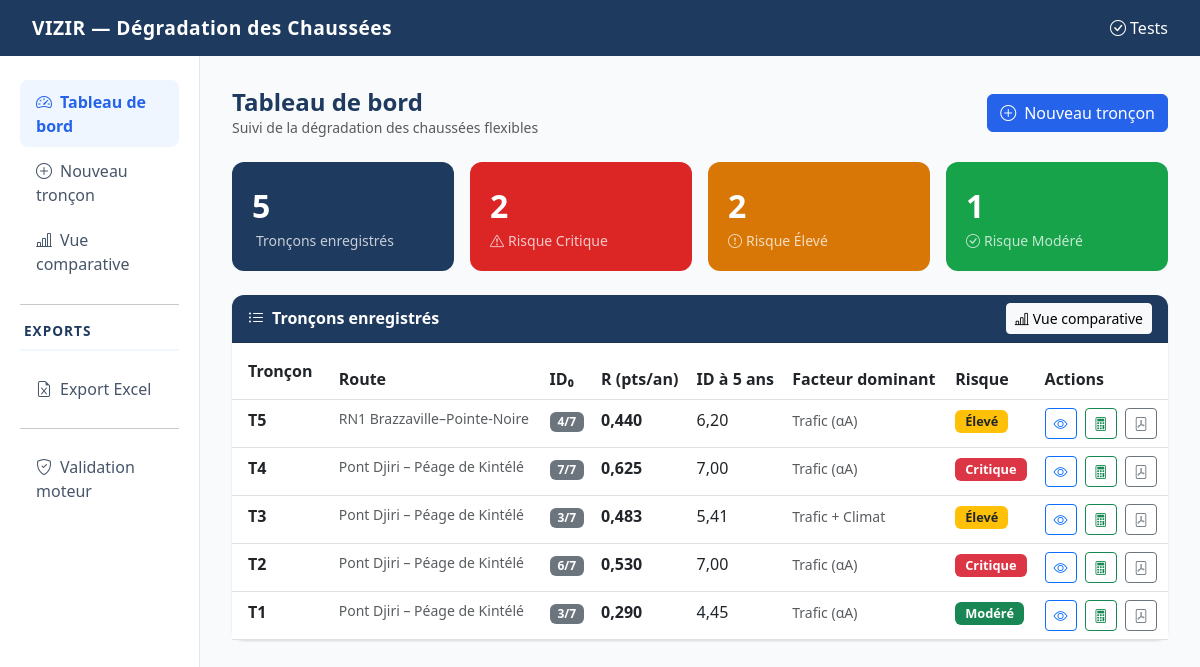
The page / on the database its author committed.
### troncons/models.py (models this page shows, shortened)
class Troncon(models.Model):
    nom = models.CharField(max_length=100, verbose_name="Identifiant du tronçon")
    route = models.CharField(max_length=200, verbose_name="Nom de la route", blank=True)
    pk_debut = models.CharField(max_length=50, verbose_name="PK début", blank=True)
    pk_fin = models.CharField(max_length=50, verbose_name="PK fin", blank=True)
    longueur_m = models.FloatField(verbose_name="Longueur (m)", null=True, blank=True)
    localisation = models.CharField(max_length=300, verbose_name="Localisation / pays", blank=True)
    date_creation = models.DateTimeField(default=timezone.now)
    class Meta:
        verbose_name = "Tronçon"
        verbose_name_plural = "Tronçons"
        ordering = ['-date_creation']
    def get_last_resultats(self):
        return self.resultats.order_by('-date_calcul').first()

class ResultatsSimulation(models.Model):
    troncon = models.ForeignKey(Troncon, on_delete=models.CASCADE, related_name='resultats')
    parametres = models.ForeignKey(
        ParametresTroncon, on_delete=models.CASCADE, related_name='resultats', null=True
    )
    date_calcul = models.DateTimeField(default=timezone.now)
    R = models.FloatField(verbose_name="Rythme de dégradation R (pts/an)")
    contrib_trafic = models.FloatField()
    contrib_climat = models.FloatField()
    contrib_materiau = models.FloatField()
    contrib_trafic_pct = models.FloatField(default=0)
    contrib_climat_pct = models.FloatField(default=0)
    contrib_materiau_pct = models.FloatField(default=0)
    facteur_dominant = models.CharField(max_length=50)
    niveau_risque = models.CharField(max_length=20)
    t_critique_ans = models.FloatField(verbose_name="Temps avant ID=7 (années)", null=True)
    projections_json = models.JSONField(default=dict, verbose_name="Projections ID(t)")
    recommandations = models.TextField()
    alpha_utilise = models.FloatField(default=0.40)
    beta_utilise = models.FloatField(default=0.35)
    gamma_utilise = models.FloatField(default=0.25)
    class Meta:
        verbose_name = "Résultats de simulation"
        verbose_name_plural = "Résultats de simulation"
        ordering = ['-date_calcul']
    def get_projections_display(self):
        return sorted(self.projections_json.items(), key=lambda x: float(x[0]))

class ParametresTroncon(models.Model):
    troncon = models.ForeignKey(Troncon, on_delete=models.CASCADE, related_name='parametres')
    date_inspection = models.DateField(verbose_name="Date de l'auscultation")
    id0_vizir = models.IntegerField(
        verbose_name="Indice VIZIR observé (Is = ID₀)",
        help_text="Entier de 0 à 7"
    )
    MODE_CHOICES = [('direct', 'Valeur directe'), ('detaille', 'Calcul détaillé')]
    mode_A = models.CharField(max_length=10, choices=MODE_CHOICES, default='direct', verbose_name="Mode saisie A")
    A = models.FloatField(verbose_name="Agressivité du trafic (A)", null=True, blank=True)
    N_PL = models.FloatField(verbose_name="Nombre cumulé de poids lourds (N_PL)", null=True, blank=True)
    CAM = models.FloatField(verbose_name="Coefficient d'agressivité moyen (CAM)", null=True, blank=True)
    Nref = models.FloatField(verbose_name="Nombre d'essieux de référence (Nref)", null=True, blank=True)
    mode_CL = models.CharField(max_length=10, choices=MODE_CHOICES, default='direct', verbose_name="Mode saisie CL")
    CL = models.FloatField(verbose_name="Coefficient climatique (CL)", null=True, blank=True)
    P = models.FloatField(verbose_name="Pluviométrie normalisée (P)", null=True, blank=True)
    T = models.FloatField(verbose_name="Température normalisée (T)", null=True, blank=True)
    H = models.FloatField(verbose_name="Humidité normalisée (H)", null=True, blank=True)
    w1 = models.FloatField(verbose_name="Poids w1 (pluviométrie)", null=True, blank=True, default=0.4)
    w2 = models.FloatField(verbose_name="Poids w2 (température)", null=True, blank=True, default=0.35)
    w3 = models.FloatField(verbose_name="Poids w3 (humidité)", null=True, blank=True, default=0.25)
    mode_M = models.CharField(max_length=10, choices=MODE_CHOICES, default='direct', verbose_name="Mode saisie M")
    M = models.FloatField(verbose_name="Paramètre matériau (M)", null=True, blank=True)
    CBR = models.FloatField(verbose_name="Indice CBR (%)", null=True, blank=True)
    eref = models.FloatField(verbose_name="Épaisseur de référence (cm)", null=True, blank=True)
    dc_deflexion = models.FloatField(
        verbose_name="Déflexion caractéristique dc (1/100 mm)",
        null=True, blank=True
    )
    degradations_observees = models.TextField(
        verbose_name="Types de dégradations observées",
        blank=True,
        help_text="Ex. faïençage, nid de poule, orniérage..."
    )
    class Meta:
        verbose_name = "Paramètres d'inspection"
        verbose_name_plural = "Paramètres d'inspection"
        ordering = ['-date_inspection']

### troncons/views.py (the view)
# urls.py: path('', views.dashboard, name='dashboard'),
def dashboard(request):
    troncons = Troncon.objects.prefetch_related('resultats').all()
    stats = {
        'total':    troncons.count(),
        'critique': sum(1 for t in troncons if t.get_last_resultats() and t.get_last_resultats().niveau_risque == 'Critique'),
        'eleve':    sum(1 for t in troncons if t.get_last_resultats() and t.get_last_resultats().niveau_risque == 'Élevé'),
        'modere':   sum(1 for t in troncons if t.get_last_resultats() and t.get_last_resultats().niveau_risque in ('Modéré', 'Modéré (stable)')),
    }
    return render(request, 'troncons/dashboard.html', {'troncons': troncons, 'stats': stats})

### troncons/templates/troncons/dashboard.html (shortened to what this page needs)
{% extends 'troncons/base.html' %}
{% block content %}
<div class="d-flex align-items-center justify-content-between mb-4">
    <div>
        <h4 class="mb-0 fw-bold" style="color: var(--primary)">Tableau de bord</h4>
        <p class="text-muted mb-0 small">Suivi de la dégradation des chaussées flexibles</p>
    </div>
    <a href="{% url 'troncon_create' %}" class="btn btn-primary">
        <i class="bi bi-plus-circle me-2"></i>Nouveau tronçon
    </a>
</div>
<div class="row g-3 mb-4">
    <div class="col-md-3">
        <div class="stat-card" style="background: var(--primary)">
            <div class="fw-bold fs-2">{{ stats.total }}</div>
            <div class="small opacity-75">Tronçons enregistrés</div>
        </div>
    </div>
    <div class="col-md-3">
        <div class="stat-card" style="background: var(--danger)">
            <div class="fw-bold fs-2">{{ stats.critique }}</div>
            <div class="small opacity-75"><i class="bi bi-exclamation-triangle me-1"></i>Risque Critique</div>
        </div>
    </div>
    <div class="col-md-3">
        <div class="stat-card" style="background: var(--warning)">
            <div class="fw-bold fs-2">{{ stats.eleve }}</div>
            <div class="small opacity-75"><i class="bi bi-exclamation-circle me-1"></i>Risque Élevé</div>
        </div>
    </div>
    <div class="col-md-3">
        <div class="stat-card" style="background: var(--success)">
            <div class="fw-bold fs-2">{{ stats.modere }}</div>
            <div class="small opacity-75"><i class="bi bi-check-circle me-1"></i>Risque Modéré</div>
        </div>
    </div>
</div>
<div class="card">
    <div class="card-header d-flex align-items-center justify-content-between" style="background: var(--primary); color: white; border-radius: 12px 12px 0 0;">
        <span class="fw-bold"><i class="bi bi-list-ul me-2"></i>Tronçons enregistrés</span>
        <a href="{% url 'comparatif' %}" class="btn btn-sm btn-light">
            <i class="bi bi-bar-chart-line me-1"></i>Vue comparative
        </a>
    </div>
    <div class="card-body p-0">
        {% if troncons %}
        <div class="table-responsive">
            <table class="table table-hover mb-0">
                <thead style="background: #f8fafc;">
                    <tr>
                        <th class="px-3 py-3">Tronçon</th>
                        <th>Route</th>
                        <th>ID₀</th>
                        <th>R (pts/an)</th>
                        <th>ID à 5 ans</th>
                        <th>Facteur dominant</th>
                        <th>Risque</th>
                        <th>Actions</th>
                    </tr>
                </thead>
                <tbody>
                {% for troncon in troncons %}
                    {% with r=troncon.get_last_resultats %}
                    <tr>
                        <td class="px-3 fw-semibold">
                            <a href="{% url 'troncon_detail' troncon.pk %}" class="text-decoration-none text-dark">
                                {{ troncon.nom }}
                            </a>
                        </td>
                        <td class="text-muted small">{{ troncon.route|default:"—" }}</td>
                        <td>
                            {% if r and r.parametres %}
                                <span class="badge bg-secondary">{{ r.parametres.id0_vizir }}/7</span>
                            {% else %}—{% endif %}
                        </td>
                        <td>
                            {% if r %}<strong>{{ r.R|floatformat:3 }}</strong>{% else %}—{% endif %}
                        </td>
                        <td>
                            {% if r %}
                                {% with projs=r.get_projections_display %}
                                {% for h, v in projs %}
                                    {% if h == "5.0" or h == "5" %}{{ v|floatformat:2 }}{% endif %}
                                {% endfor %}
                                {% endwith %}
                            {% else %}—{% endif %}
                        </td>
                        <td>
                            {% if r %}<span class="text-muted small">{{ r.facteur_dominant }}</span>{% else %}—{% endif %}
                        </td>
                        <td>
                            {% if r %}
                            <span class="badge badge-risque
                                {% if r.niveau_risque == 'Critique' %}bg-danger
                                {% elif r.niveau_risque == 'Élevé' %}bg-warning text-dark
                                {% else %}bg-success{% endif %}">
                                {{ r.niveau_risque }}
                            </span>
                            {% else %}<span class="text-muted small">Non calculé</span>{% endif %}
                        </td>
                        <td>
                            <a href="{% url 'troncon_detail' troncon.pk %}" class="btn btn-sm btn-outline-primary me-1" title="Détail">
                                <i class="bi bi-eye"></i>
                            </a>
                            <a href="{% url 'saisie_parametres' troncon.pk %}" class="btn btn-sm btn-outline-success me-1" title="Nouvelle saisie">
                                <i class="bi bi-calculator"></i>
                            </a>
                            {% if r %}
                            <a href="{% url 'export_pdf' troncon.pk %}" class="btn btn-sm btn-outline-secondary" title="Export PDF">
                                <i class="bi bi-file-pdf"></i>
                            </a>
                            {% endif %}
                        </td>
                    </tr>
                    {% endwith %}
                {% endfor %}
                </tbody>
            </table>
        </div>
        {% endif %}
    </div>
</div>
{% endblock %}

### troncons/templates/troncons/base.html (shortened to what this page needs)
<!DOCTYPE html>
<html lang="fr">
<head>
    <link href="https://cdn.jsdelivr.net/npm/bootstrap@5.3.0/dist/css/bootstrap.min.css" rel="stylesheet">
    <link href="https://cdn.jsdelivr.net/npm/bootstrap-icons@1.10.5/font/bootstrap-icons.css" rel="stylesheet">
</head>
<body>
<nav class="navbar navbar-dark navbar-expand-lg">
    <div class="container-fluid px-4">
        <a class="navbar-brand" href="{% url 'dashboard' %}">
            VIZIR — Dégradation des Chaussées
        </a>
        <div class="navbar-nav ms-auto">
            <a class="nav-link text-white" href="{% url 'tests_validation' %}">
                <i class="bi bi-check-circle me-1"></i>Tests
            </a>
        </div>
    </div>
</nav>
<div class="container-fluid">
    <div class="row">
        <div class="col-md-2 sidebar d-none d-md-block">
            <nav class="nav flex-column px-2">
                <a class="nav-link {% if request.resolver_match.url_name == 'dashboard' %}active{% endif %}" href="{% url 'dashboard' %}">
                    <i class="bi bi-speedometer2 me-2"></i>Tableau de bord
                </a>
                <a class="nav-link" href="{% url 'troncon_create' %}">
                    <i class="bi bi-plus-circle me-2"></i>Nouveau tronçon
                </a>
                <a class="nav-link {% if request.resolver_match.url_name == 'comparatif' %}active{% endif %}" href="{% url 'comparatif' %}">
                    <i class="bi bi-bar-chart-line me-2"></i>Vue comparative
                </a>
                <hr class="my-3">
                <span class="section-title px-1">Exports</span>
                <a class="nav-link" href="{% url 'export_excel' %}">
                    <i class="bi bi-file-earmark-excel me-2"></i>Export Excel
                </a>
                <hr class="my-3">
                <a class="nav-link {% if request.resolver_match.url_name == 'tests_validation' %}active{% endif %}" href="{% url 'tests_validation' %}">
                    <i class="bi bi-shield-check me-2"></i>Validation moteur
                </a>
            </nav>
        </div>
        <div class="col-md-10 main-content">
            {% block content %}{% endblock %}
        </div>
    </div>
</div>
</body>
</html>

### troncons/templates/troncons/base.html (style rules this page uses)
:root { --primary: #1e3a5f; --accent: #2563EB; --danger: #DC2626; --warning: #D97706; --success: #16A34A; }
body { background: #f8fafc; font-family: 'Segoe UI', sans-serif; }
.navbar { background: var(--primary) !important; }
.navbar-brand { font-weight: 700; font-size: 1.2rem; letter-spacing: 0.5px; }
.sidebar { min-height: calc(100vh - 56px); background: white; border-right: 1px solid #e2e8f0; padding-top: 1.5rem; }
.sidebar .nav-link { color: #475569; border-radius: 8px; padding: 0.6rem 1rem; margin-bottom: 2px; }
.sidebar .nav-link:hover, .sidebar .nav-link.active { background: #EFF6FF; color: var(--accent); font-weight: 600; }
.sidebar .nav-link i { width: 20px; }
.main-content { padding: 2rem; }
.card { border: none; border-radius: 12px; box-shadow: 0 1px 3px rgba(0,0,0,0.08), 0 1px 2px rgba(0,0,0,0.06); }
.card-header { border-radius: 12px 12px 0 0 !important; }
.stat-card { border-radius: 12px; padding: 1.25rem; color: white; }
.btn-primary { background: var(--accent); border-color: var(--accent); }
.section-title { color: var(--primary); font-weight: 700; font-size: 0.85rem; text-transform: uppercase; letter-spacing: 1px; margin-bottom: 1rem; padding-bottom: 0.5rem; border-bottom: 2px solid #EFF6FF; }
.badge-risque { padding: 5px 10px; border-radius: 6px; font-size: 0.8rem; font-weight: 600; }

### rows shown on the page
Troncon: nom "T5", route "RN1 Brazzaville–Pointe-Noire", get_last_resultats.parametres.id0_vizir "4", get_last_resultats.R "0,440", projs "6,20", get_last_resultats.facteur_dominant "Trafic (αA)", get_last_resultats.niveau_risque "Élevé"
Troncon: nom "T4", route "Pont Djiri – Péage de Kintélé", get_last_resultats.parametres.id0_vizir "7", get_last_resultats.R "0,625", projs "7,00", get_last_resultats.facteur_dominant "Trafic (αA)", get_last_resultats.niveau_risque "Critique"
Troncon: nom "T3", route "Pont Djiri – Péage de Kintélé", get_last_resultats.parametres.id0_vizir "3", get_last_resultats.R "0,483", projs "5,41", get_last_resultats.facteur_dominant "Trafic + Climat", get_last_resultats.niveau_risque "Élevé"
Troncon: nom "T2", route "Pont Djiri – Péage de Kintélé", get_last_resultats.parametres.id0_vizir "6", get_last_resultats.R "0,530", projs "7,00", get_last_resultats.facteur_dominant "Trafic (αA)", get_last_resultats.niveau_risque "Critique"
Troncon: nom "T1", route "Pont Djiri – Péage de Kintélé", get_last_resultats.parametres.id0_vizir "3", get_last_resultats.R "0,290", projs "4,45", get_last_resultats.facteur_dominant "Trafic (αA)", get_last_resultats.niveau_risque "Modéré"

### other values the page prints
{{ stats.total }} "5"
{{ stats.critique }} "2"
{{ stats.eleve }} "2"
{{ stats.modere }} "1"
